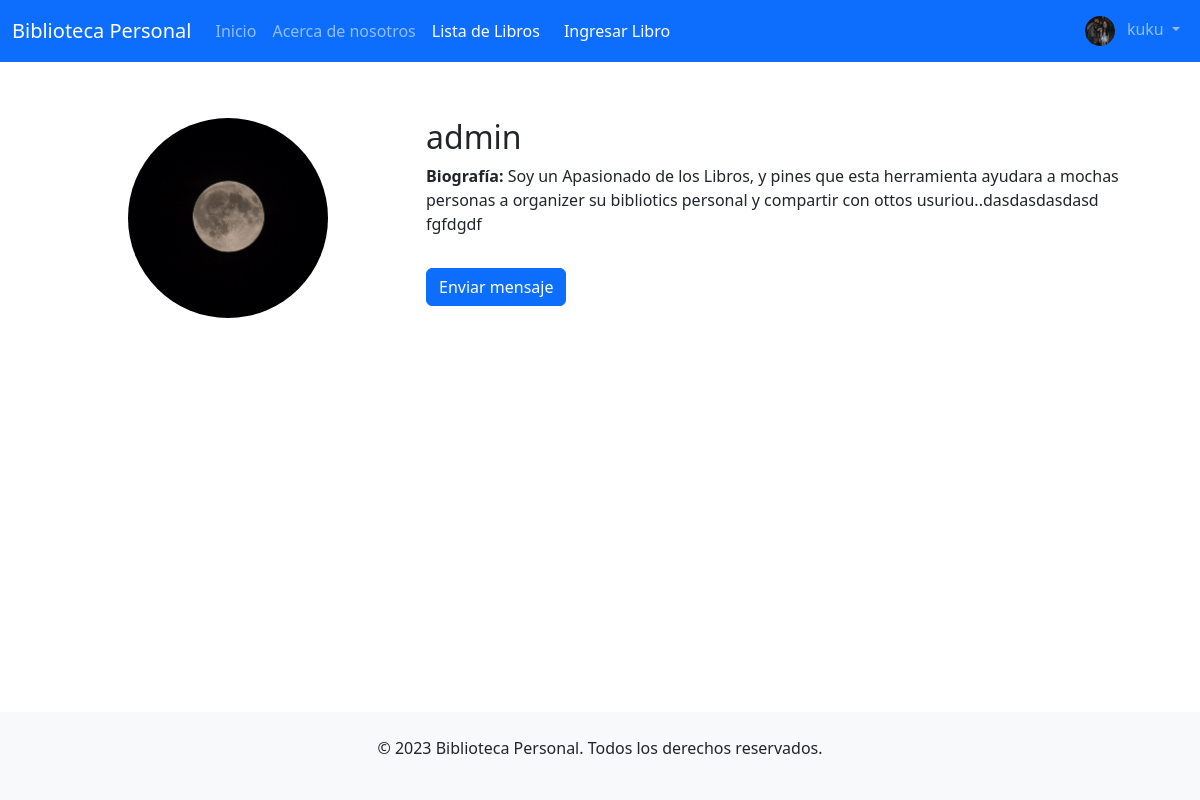
The app's page /usuarios/registro/perfil/12/ (signed in) with its own data.
### usuarios/models.py (models this page shows)
class UserProfile(models.Model):
    user = models.OneToOneField(User, on_delete=models.CASCADE)
    profile_image = models.ImageField(upload_to='profile_images/', null=True, blank=True)
    bio = RichTextField(blank=True, null=True)

### usuarios/views.py (the view)
# urls.py: path('perfil/<int:user_id>/', views.ver_perfil_usuario, name='ver_perfil_usuario'),
def ver_perfil_usuario(request, user_id):
    profile_user = get_object_or_404(User, id=user_id)
    profile = profile_user.userprofile
    return render(request, 'usuarios/ver_perfil_usuario.html', {'profile_user': profile_user, 'profile': profile})

### usuarios/templates/usuarios/ver_perfil_usuario.html (shortened to what this page needs)
{% extends "inicio/homepage.html" %} {% load static %} {% block content %}
<div class="container mt-5">
  <div class="row">
    <div class="col-md-4">
      <div class="text-center">
        {% if profile.profile_image %}
        <img
          src="{{ profile.profile_image.url }}"
          class="rounded-circle"
          width="200"
          height="200"
        />
        {% endif %}
      </div>
    </div>
    <div class="col-md-8">
      <h2>{{ profile.user.username }}</h2>
      <p><strong>Biografía:</strong> {{ profile.bio|safe }}</p>
      <button
        type="button"
        class="btn btn-primary mt-3"
        data-bs-toggle="modal"
        data-bs-target="#enviarMensajeModal"
      >
        Enviar mensaje
      </button>
    </div>
  </div>
</div>
{% endblock %}

### inicio/templates/inicio/homepage.html (shortened to what this page needs)
{% load static %}
<!DOCTYPE html>
<html lang="en">
  <head>
    <link rel="stylesheet" href="{% static 'css/bootstrap.min.css' %}" />
    <link
      rel="stylesheet"
      type="text/css"
      href="{% static 'css/custom.css' %}"
    />
    <link
      rel="stylesheet"
      href="https://cdnjs.cloudflare.com/ajax/libs/font-awesome/5.15.3/css/all.min.css"
    />
  </head>
  <body class="d-flex flex-column vh-100">
    <nav class="navbar navbar-expand-lg navbar-dark bg-primary">
      <div class="container-fluid">
        <a class="navbar-brand" href="{% url 'homepage' %}"
          >Biblioteca Personal</a
        >
        <div class="collapse navbar-collapse" id="navbarNav">
          <ul class="navbar-nav">
            <li class="nav-item">
              <a class="nav-link" href="{% url 'homepage' %}">Inicio</a>
            </li>
            <li class="nav-item">
              <a class="nav-link" href="{% url 'about' %}"
                >Acerca de nosotros</a
              >
            </li>
            {% if user.is_authenticated %}
            <li class="nav-item">
              <a
                class="nav-link btn btn-success text-white me-2"
                href="{% url 'lista_libros' %}"
                >Lista de Libros</a
              >
            </li>
            <li class="nav-item">
              <a
                class="nav-link btn btn-success text-white me-2"
                href="{% url 'ingresar_libro' %}"
                >Ingresar Libro</a
              >
            </li>
            {% endif %}
          </ul>
          <ul class="navbar-nav ms-auto">
            {% if user.is_authenticated %}
            <li class="nav-item dropdown">
              <a
                class="nav-link dropdown-toggle"
                href="#"
                id="navbarDropdown"
                role="button"
                data-bs-toggle="dropdown"
                aria-expanded="false"
              >
                {% if user.userprofile.profile_image %}
                <img
                  src="{{ user.userprofile.profile_image.url }}"
                  class="rounded-circle me-2"
                  width="30"
                  height="30"
                  alt="{{ user.username }}"
                />
                {% endif %} {{ user.username }}
              </a>
            </li>
            {% endif %}
          </ul>
        </div>
      </div>
    </nav>
    <main class="container my-2 flex-grow-1">
       {% block content %}{% endblock %}
    </main>
    <footer class="bg-light py-4 mt-auto">
      <div class="container text-center">
        <p>&copy; 2023 Biblioteca Personal. Todos los derechos reservados.</p>
      </div>
    </footer>
  </body>
</html>

### static/css/custom.css (style rules this page uses)
.navbar { margin-bottom: 0; }
.navbar-nav.ml-auto, .navbar-nav, .navbar-end { display: flex; align-items: center; }
.navbar { z-index: 1050; / }

### records on screen
UserProfile: profile_image (picture), user.username "admin", bio "Soy un Apasionado de los Libros, y pines que esta herramienta ayudara a mochas personas a organizer su bibliotics personal y compartir con ottos usuriou..dasdasdasdasd fgfdgdf"

### other values on screen
{{ user.username }} "kuku"
